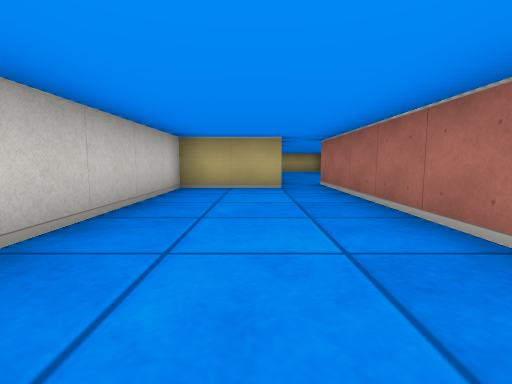
view 1 (above)

12 first-person views from a walk through a cub3D maze. The camera is about half as high as the walls, tilts 6° down and sees 85° across. The floor is counted in squares. Each view is taken from the middle of a square. On the plan, view 1 faces up. The plan holds only what a view shows up to about 9 squares ahead; the rest is blank.

view 2
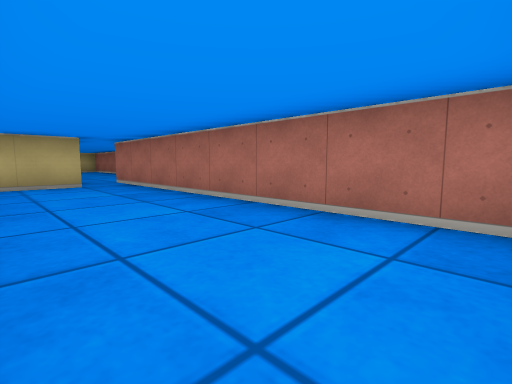

view 3
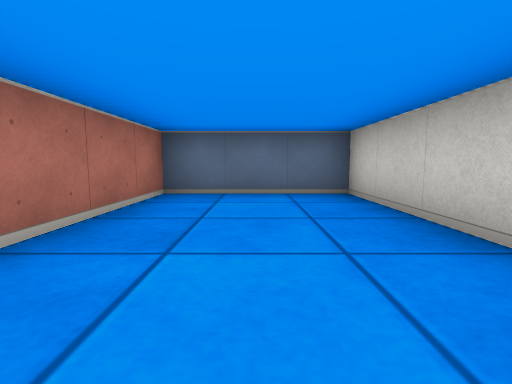

view 4
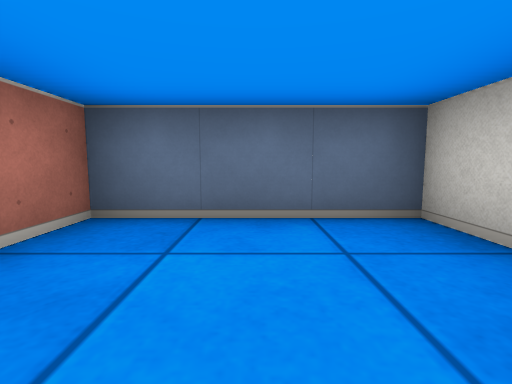

view 5
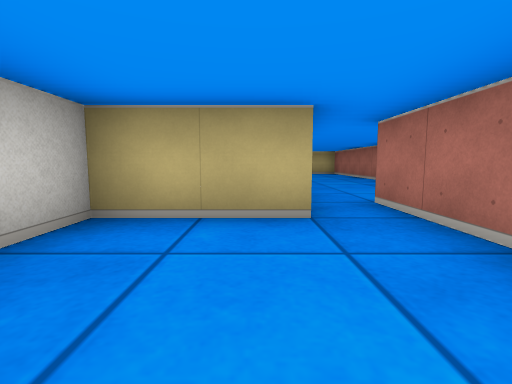

view 6
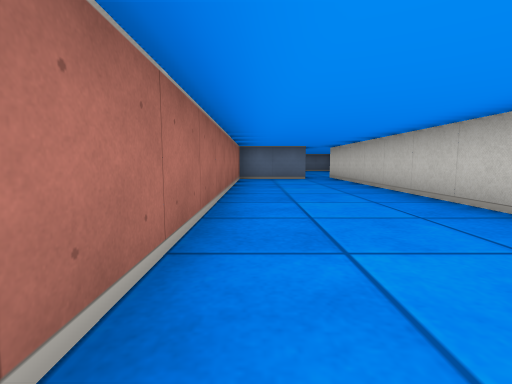

view 7
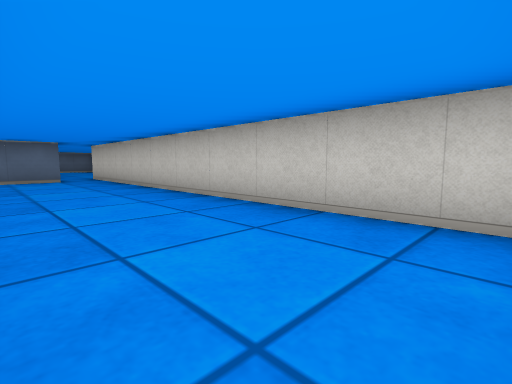

view 8
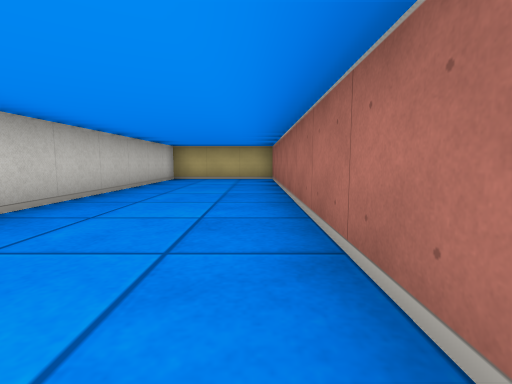

view 9
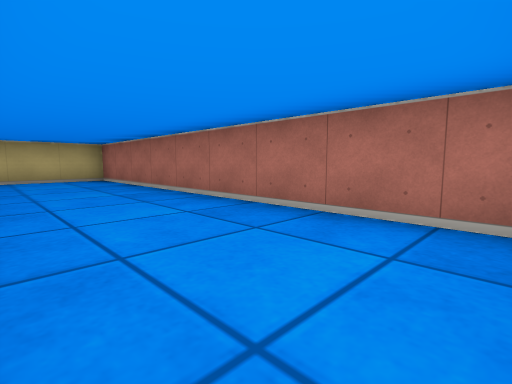

view 10
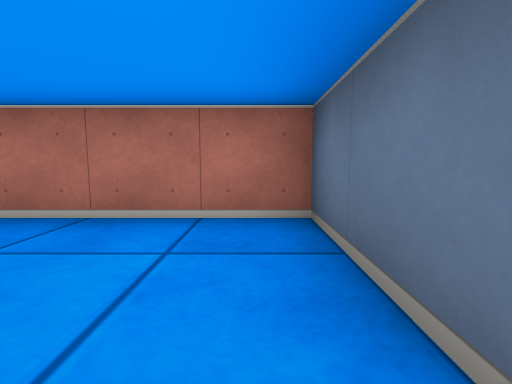

view 11
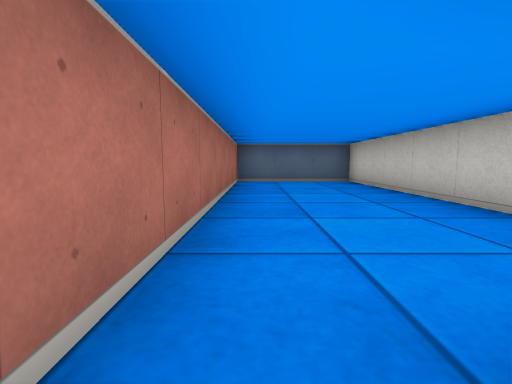

view 12
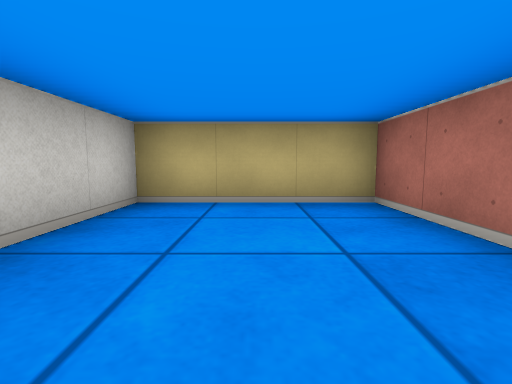

### Floor plan
Points are (right, up) in squares from view 1. A wall is a line through its corners. A room is listed if a view was taken in it or the views show most of it. See-through windows are left out.
Room 1 (views 1, 2, 3, 4, 5)
walls: (0.5, 5.5) (-1.5, 5.5) (-1.5, -1.5) (1.5, -1.5) (1.5, 5.5)
ways out: opening at (1, 6) to room 2
Room 2 (views 6, 7, 8, 9, 10, 11, 12)
walls: (1.5, 5.5) (1.5, 6.5) (3.5, 6.5) (3.5, 15.5) (0.5, 15.5) (0.5, 5.5)
ways out: opening at (1, 6) to room 1

Positions as (right, up) in squares from view 1, and headings:
1: (0, 0), facing up
2: (-1, -1), facing up-right
3: (0, 3), facing down
4: (0, 1), facing down
5: (0, 3), facing up
6: (3, 15), facing down
7: (3, 15), facing down-left
8: (3, 7), facing up
9: (1, 7), facing up-right
10: (1, 7), facing right
11: (1, 6), facing down
12: (2, 12), facing up
